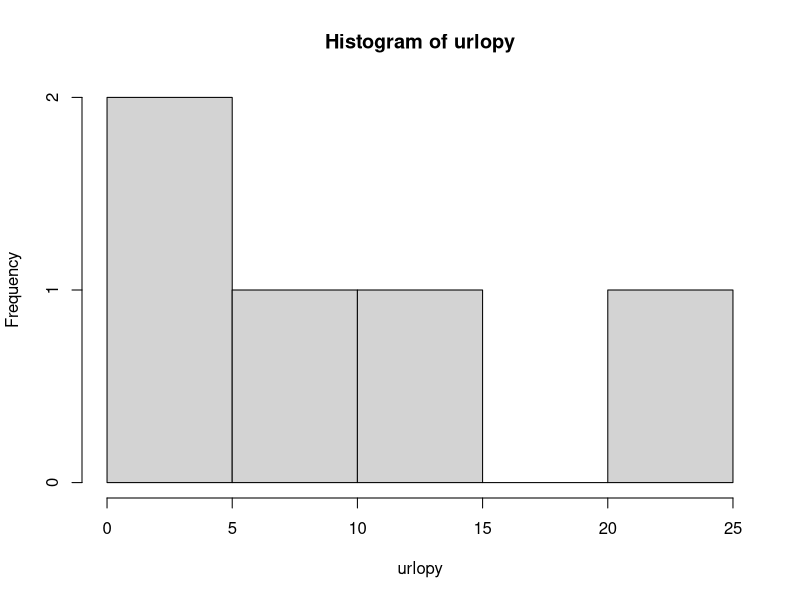
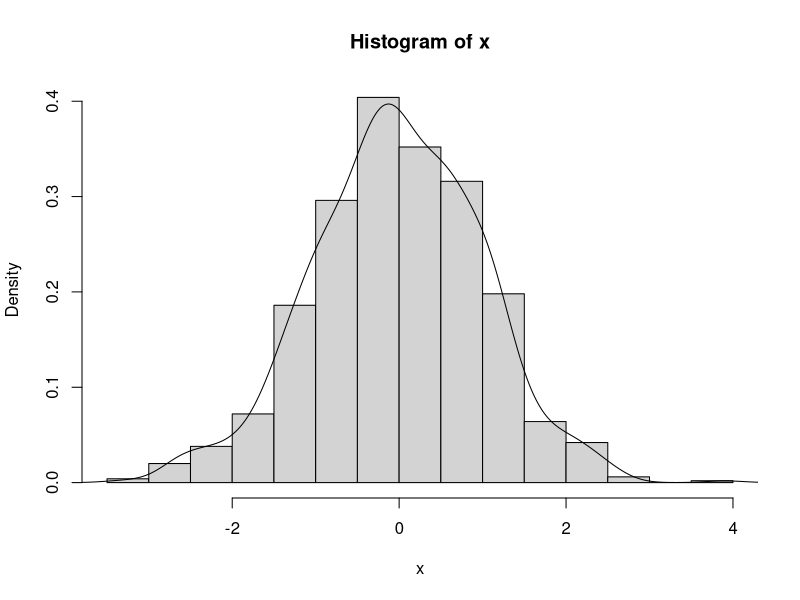
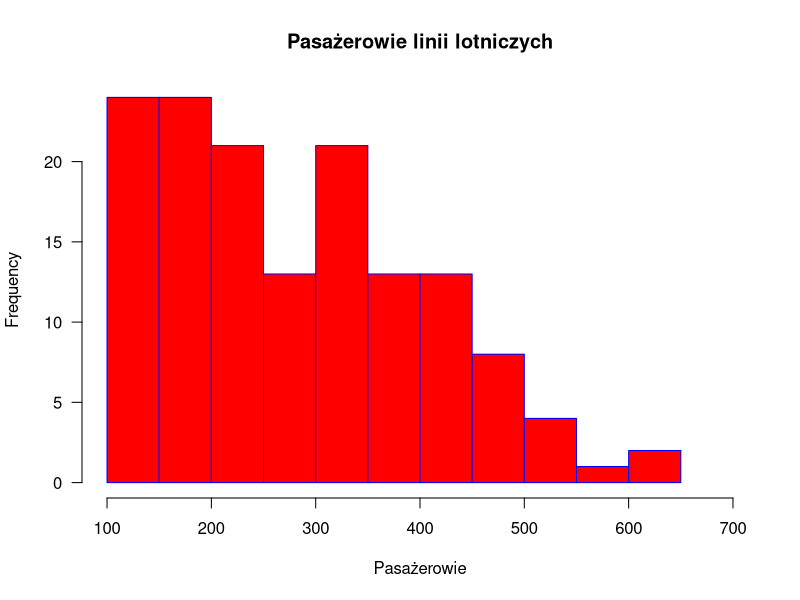
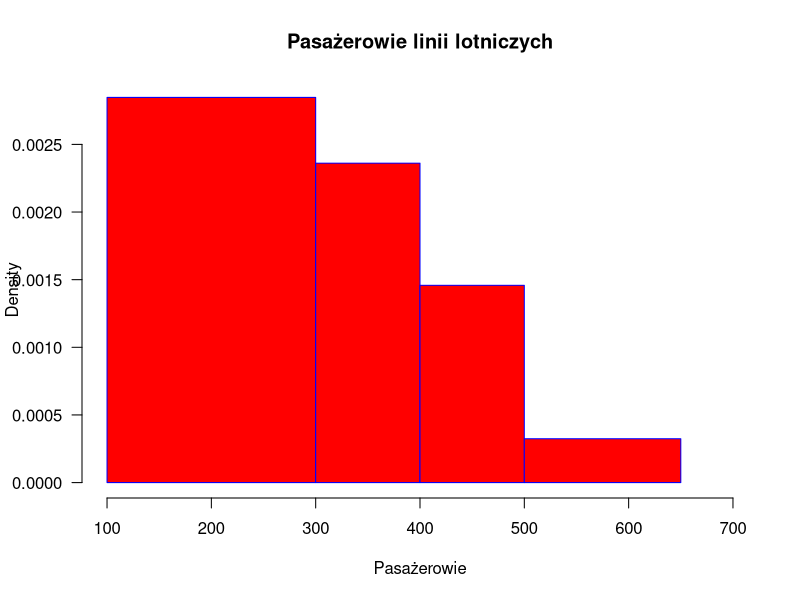
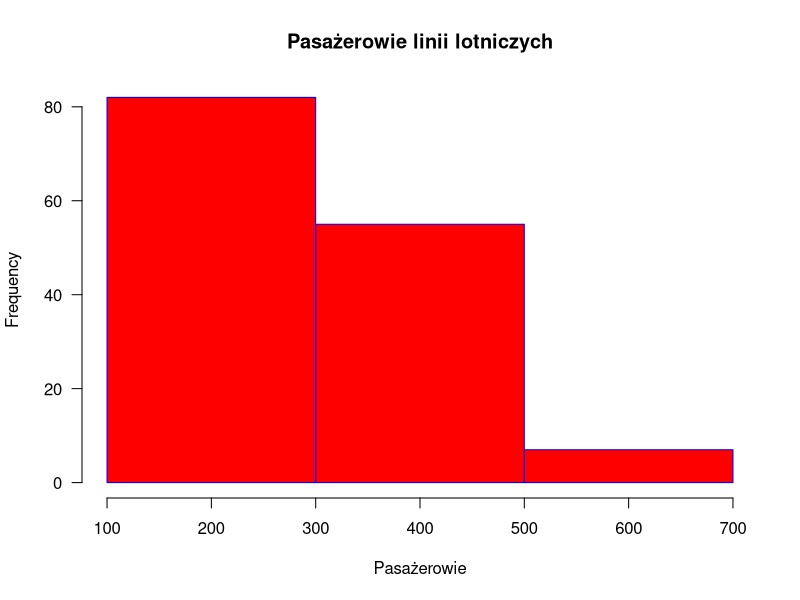

R code for these plots, in order:
## ---- chunk 1
urlopy<- c(23,3,4,15,8)
hist(urlopy)
## ---- chunk 2
x<-rnorm(1000)
hist(x, prob = TRUE)
lines(density(x), xlab="", ylab="", main="")
## ---- chunk 3
hist(AirPassengers, main="Pasażerowie linii lotniczych", xlab="Pasażerowie", 
     border="blue", col="red", xlim=c(100,700), las=1, 
     breaks=9)
## ---- chunk 4
hist(AirPassengers, main="Pasażerowie linii lotniczych", xlab="Pasażerowie", 
     border="blue", col="red", xlim=c(100,700), las=1, 
     breaks=c(100,300,400,500,650))
## ---- chunk 5
hist(AirPassengers, main="Pasażerowie linii lotniczych", xlab="Pasażerowie", 
     border="blue", col="red", xlim=c(100,700), las=1, 
     breaks=c(100,300,500,700))
